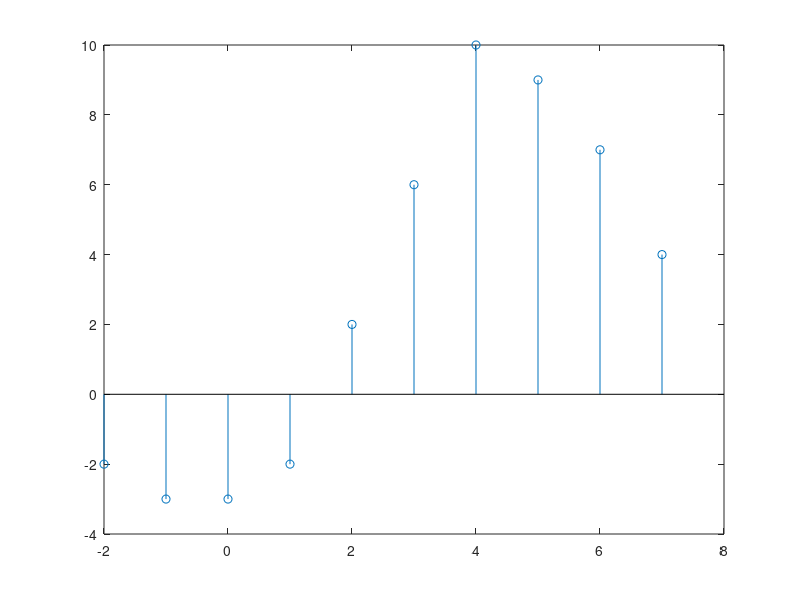
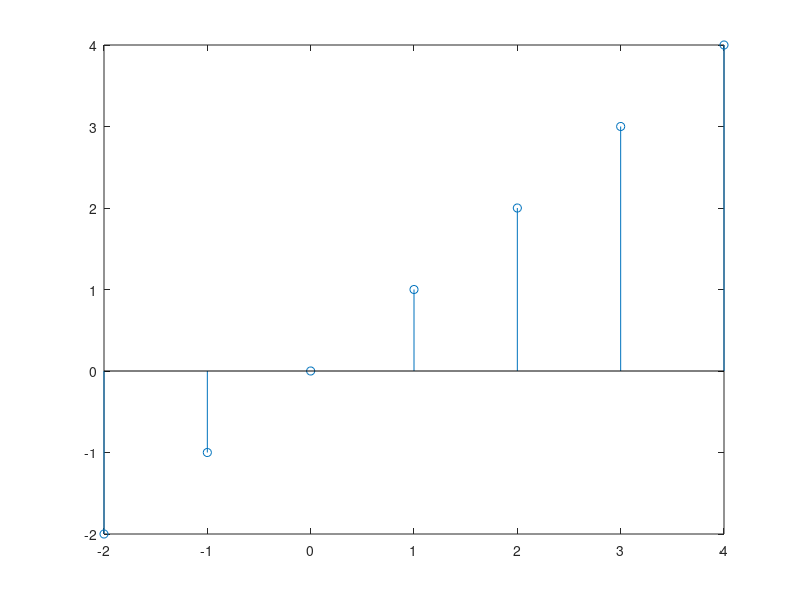

Source code (MATLAB) for these figures, in order:
%exemplo 1c
x=ones(1,4);
nx = 0:1:3;
nh = -2:1:4;
h = -2:1:4;
y=conv(x,h);
ny = nx(1)+nh(1):1:nx(end)+nh(end);
stem(ny, y);
figure;
stem(nh, h);